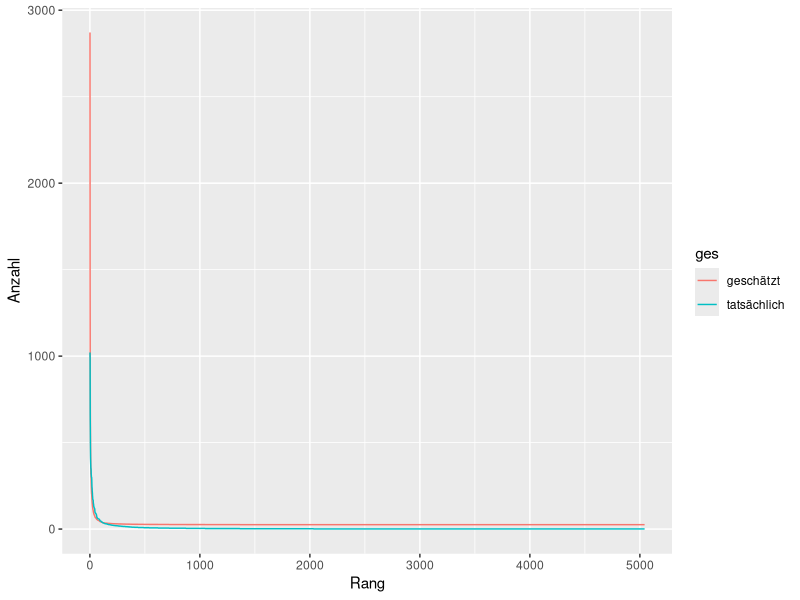

The R source for this figure:
setwd("/Volumes/hd2/privat/tinaStat")
library(ggplot2)
d <- read.csv("test.csv")

d$pHut <- 1/(d$rank*log(1.78*sum(d$freq)))*sum(d$freq)



d0 <-
    data.frame(Rang=rep(1:nrow(d),2),Anzahl=c(d$freq,d$pHut),ges=c(rep("tatsächlich",nrow(d)),rep("geschätzt",nrow(d))))
p <- ggplot(data=d0, aes(,x=Rang, y=Anzahl,  colour=ges)) + geom_line()
ggsave("zipfAlle.pdf",plot=p)


